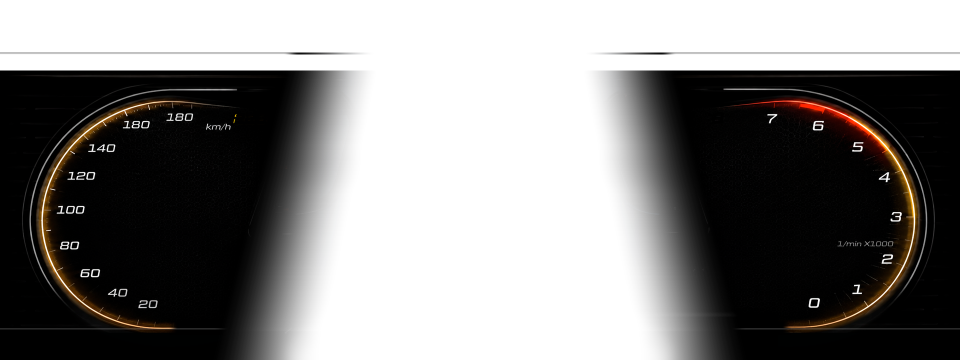
#> input picture app/src/main/assets/dashboard/background_classic.png, 1920 x 720 px (shown at 1/2 size)
$ python build_classic_custom_layers.py
#> lines starting #> are read from the running program, lines starting #| are printed output that depends on the picture; after the words box and inside, x2 and y2 are one past the last pixel; in counts of white or black regions, pixels touching at a corner belong together
#!/usr/bin/env python3
"""Build separately hideable raster layers for the Classic Custom skin."""

from __future__ import annotations

import argparse
from pathlib import Path
from typing import Mapping

import numpy as np
from PIL import Image, ImageDraw


CANVAS_SIZE = (1920, 720)
RASTER_LAYER_NAMES = (
    "speedometer",
    "tachometer",
    "fuel_and_range",
    "engine_temperature",
    "tyre_pressure",
)
REMOVED_RASTER_LAYER_NAMES = (
    "odometers",
    "fuel_consumption",
    "battery_voltage",
)


def parse_args() -> argparse.Namespace:
    root = Path(__file__).resolve().parents[1]
    dashboard = root / "app/src/main/assets/dashboard"
    parser = argparse.ArgumentParser()
    parser.add_argument(
        "--background",
        type=Path,
        default=dashboard / "background_classic.png",
    )
    parser.add_argument(
        "--overlay",
        type=Path,
        default=dashboard / "background_classic_overlay.png",
    )
    parser.add_argument(
        "--output-dir",
        type=Path,
        default=dashboard / "classic_custom",
    )
    return parser.parse_args()


def polygon_mask(points: tuple[tuple[int, int], ...]) -> np.ndarray:
    image = Image.new("L", CANVAS_SIZE, 0)
    ImageDraw.Draw(image).polygon(points, fill=255)
    return np.asarray(image, dtype=np.uint8) > 0


def rectangle_mask(bounds: tuple[int, int, int, int]) -> np.ndarray:
    image = Image.new("L", CANVAS_SIZE, 0)
    ImageDraw.Draw(image).rectangle(bounds, fill=255)
    return np.asarray(image, dtype=np.uint8) > 0


def semantic_masks(source: np.ndarray) -> dict[str, np.ndarray]:
    """Return explicit visual ownership regions, ordered narrowest to widest."""
    fuel_and_range = polygon_mask((
        (470, 95),
        (780, 95),
        (780, 510),
        (720, 719),
        (475, 719),
        (445, 510),
    ))
    fuel_and_range &= ~rectangle_mask((438, 198, 536, 272))

    engine_temperature = polygon_mask((
        (1140, 95),
        (1450, 95),
        (1475, 510),
        (1445, 719),
        (1200, 719),
        (1140, 510),
    ))
    engine_temperature &= ~rectangle_mask((1384, 198, 1478, 272))

    tyre_icon_bounds = rectangle_mask((1370, 505, 1430, 585))
    tyre_icon = tyre_icon_bounds & (
        np.max(source[..., :3], axis=2) >= 48
    )

    return {
        "tyre_pressure": tyre_icon,
        "fuel_and_range": fuel_and_range,
        "engine_temperature": engine_temperature,
        "speedometer": polygon_mask((
            (0, 0),
            (780, 0),
            (780, 719),
            (0, 719),
        )),
        "tachometer": polygon_mask((
            (1140, 0),
            (1919, 0),
            (1919, 719),
            (1140, 719),
        )),
    }


def partition_composite(composite: Image.Image) -> dict[str, Image.Image]:
    source = np.asarray(composite.convert("RGBA"), dtype=np.uint8)
    visible = source[..., 3] > 0
    assigned = np.zeros(visible.shape, dtype=bool)
    ownership: dict[str, np.ndarray] = {}

    for name, candidate in semantic_masks(source).items():
        owned = visible & candidate & ~assigned
        ownership[name] = owned
        assigned |= owned

    unassigned_y, unassigned_x = np.nonzero(visible & ~assigned)
    if unassigned_x.size:
        examples = list(zip(
            unassigned_x[:8].tolist(),
            unassigned_y[:8].tolist(),
        ))
        raise ValueError(
            "Visible Classic pixels have no semantic owner; "
            f"first coordinates: {examples}"
        )

    layers: dict[str, Image.Image] = {}
    for name in RASTER_LAYER_NAMES:
        pixels = np.zeros_like(source)
        pixels[ownership[name]] = source[ownership[name]]
        layers[name] = Image.fromarray(pixels, "RGBA")
    return layers


def compose_layers(layers: Mapping[str, Image.Image]) -> Image.Image:
    composite = Image.new("RGBA", CANVAS_SIZE, (0, 0, 0, 0))
    for name in RASTER_LAYER_NAMES:
        composite = Image.alpha_composite(
            composite,
            layers[name].convert("RGBA"),
        )
    return composite


def generate_layers(
        background_path: Path,
        overlay_path: Path,
        output_dir: Path,
) -> None:
    background = Image.open(background_path).convert("RGBA")
    overlay = Image.open(overlay_path).convert("RGBA")
    if background.size != CANVAS_SIZE or overlay.size != CANVAS_SIZE:
        raise ValueError(
            f"Expected both inputs to be {CANVAS_SIZE[0]}x{CANVAS_SIZE[1]}"
        )

    layers = partition_composite(Image.alpha_composite(background, overlay))
    output_dir.mkdir(parents=True, exist_ok=True)
    for old_name in RASTER_LAYER_NAMES + REMOVED_RASTER_LAYER_NAMES:
        old_layer = output_dir / f"{old_name}.png"
        if old_layer.exists():
            old_layer.unlink()
    for name, layer in layers.items():
        layer.save(output_dir / f"{name}.png", "PNG", optimize=True)


def main() -> None:
    args = parse_args()
    generate_layers(args.background, args.overlay, args.output_dir)
#> in generate_layers, background is the input picture: PIL image 1920x720 RGBA; mean R, G, B, A 5.5, 4.1, 3.1, 127.9
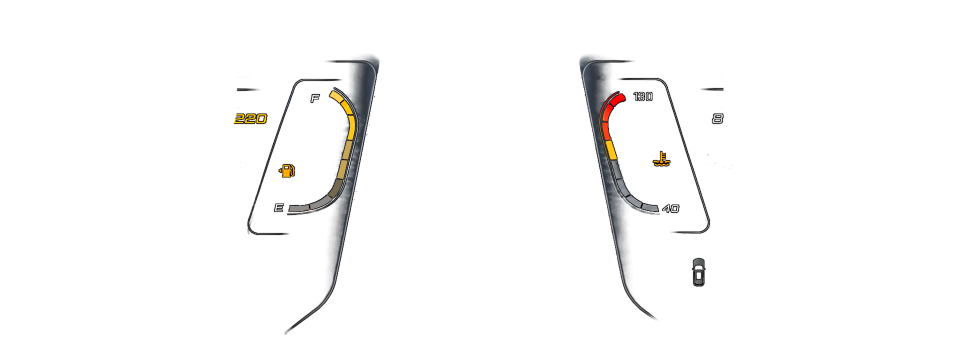
#> input picture app/src/main/assets/dashboard/background_classic_overlay.png, 1920 x 720 px (shown at 1/2 size)
#> in generate_layers, overlay is the input picture: PIL image 1920x720 RGBA; mean R, G, B, A 7.8, 6.2, 4.9, 7.6
#> in partition_composite, `visible = source[..., 3] > 0`:
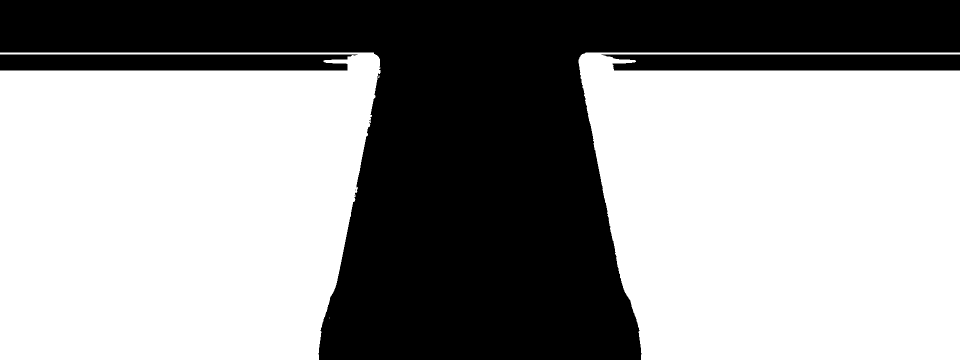
#> visible: shape (720, 1920) bool (shown at 1/2 size); 59.4% white; 9 black regions (6 under 20 px), largest, box (x1, y1, x2, y2) and area: (0, 0, 1920, 720) 517057, (0, 109, 715, 141) 21945, (1203, 109, 1920, 141) 21931
#> in polygon_mask, `image = Image.new("L", CANVAS_SIZE, 0)`: image: PIL image 1920x720 L; every value is 0
#> in semantic_masks, `fuel_and_range = polygon_mask(( (470, 95), (780, 95), (780, 510), (720..`: fuel_and_range: shape (720, 1920) bool; 14.1% white; 1 white region, box (x1, y1, x2, y2) and area: (445, 95, 781, 720) 195350
#> in semantic_masks, `fuel_and_range &= ~rectangle_mask((438, 198, 536, 272))`:
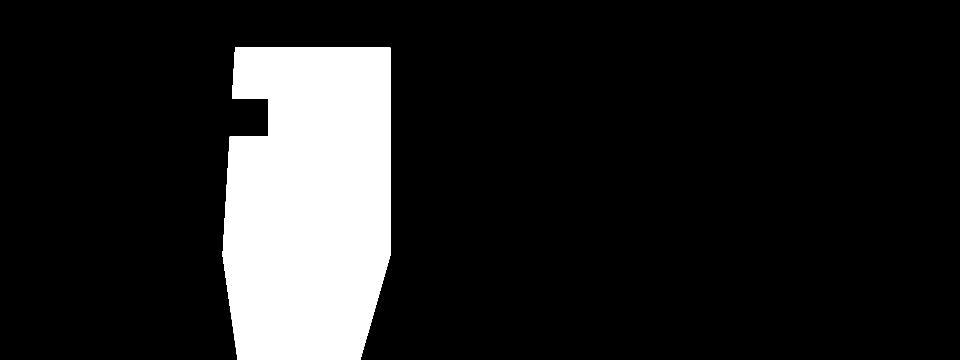
#> fuel_and_range: shape (720, 1920) bool (shown at 1/2 size); 13.7% white; 1 white region, box (x1, y1, x2, y2) and area: (445, 95, 781, 720) 189693
#> in semantic_masks, `engine_temperature = polygon_mask(( (1140, 95), (1450, 95), (1475, 510..`:
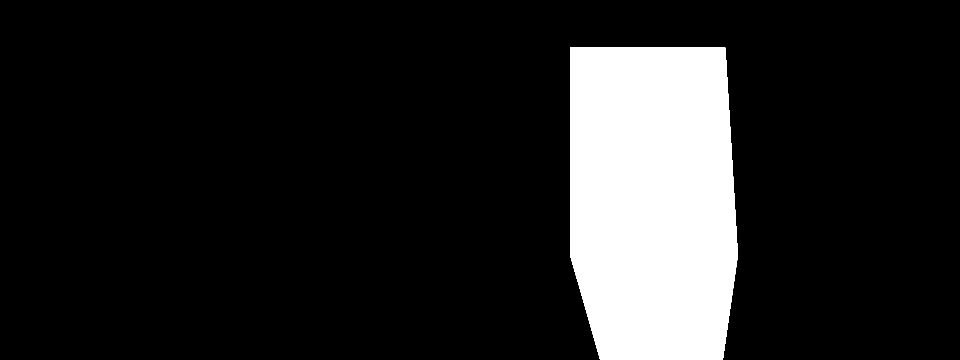
#> engine_temperature: shape (720, 1920) bool (shown at 1/2 size); 14.1% white; 1 white region, box (x1, y1, x2, y2) and area: (1140, 95, 1476, 720) 195350
#> the loop in partition_composite, `for name, candidate in semantic_masks(source).items():` made 5 passes
#> name on passes 1 to 5: 'tyre_pressure', 'fuel_and_range', 'engine_temperature', 'speedometer', 'tachometer'
#> after the loop in partition_composite, `for name, candidate in semantic_masks(source).items():`: ownership = 5 items
#> in partition_composite, `unassigned_y, unassigned_x = np.nonzero(visible & ~assigned)`: unassigned_y = empty array
#> after the loop in partition_composite, `for name in RASTER_LAYER_NAMES:`:
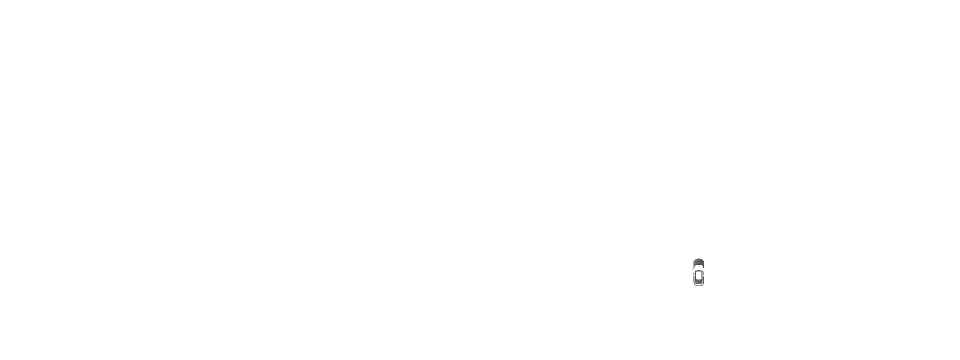
#> pixels: shape (720, 1920, 4) (shown at 1/2 size); mean R, G, B, A 0, 0, 0, 0.1; transparent parts drawn white
#> after the loop in partition_composite, `for name in RASTER_LAYER_NAMES:`: layers = 5 items
#> the loop in generate_layers, `for name, layer in layers.items():` made 5 passes
#> pass 1, in generate_layers, `layer.save(output_dir / f"{name}.png", "PNG", optimize=True)`:
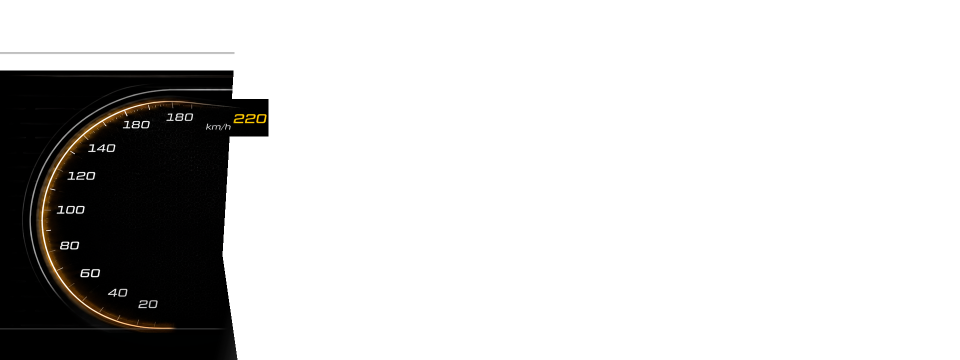
#> saved as speedometer.png: PIL image 1920x720 RGBA (shown at 1/2 size); mean R, G, B, A 2.5, 2, 1.4, 49.9; transparent parts drawn white
#> pass 2, in generate_layers, `layer.save(output_dir / f"{name}.png", "PNG", optimize=True)`:
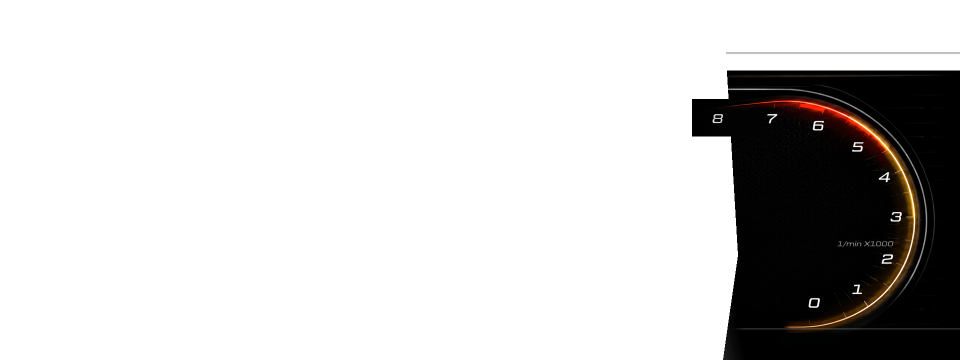
#> saved as tachometer.png: PIL image 1920x720 RGBA (shown at 1/2 size); mean R, G, B, A 2.7, 1.7, 1.2, 49.8; transparent parts drawn white


if __name__ == "__main__":
    main()
